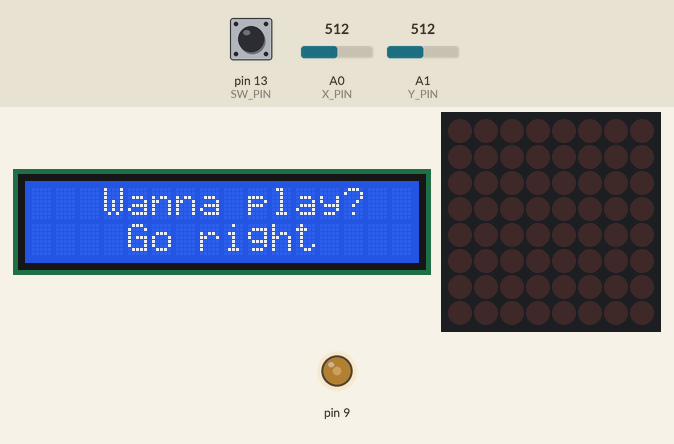
A sketch run on a simulated Arduino Uno, built with avr-gcc and run on an emulated ATmega328P. On the bench: 16×2 character LCD, 8×8 LED matrix, output pins drawn as LEDs (lit = HIGH). The inputs (shaded band) are chosen by the test bench; at power-on: A0 (X_PIN) = 512, A1 (Y_PIN) = 512, pin 13 (SW_PIN) HIGH. Random numbers use the default seed unless the sketch sets one.

Above: at 1.2 s.
1.3 s: A0 (X_PIN) set to 586
2.8 s: A0 (X_PIN) set to 610
At 3.6 s:
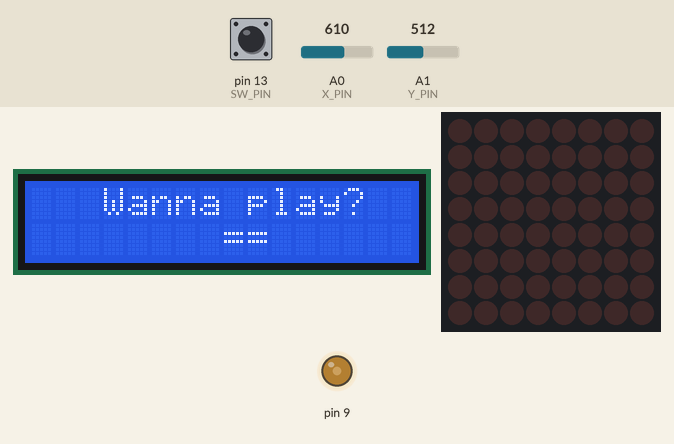
8.8 s: A1 (Y_PIN) set to 410
11.8 s: A1 (Y_PIN) set to 383
At 13.8 s:
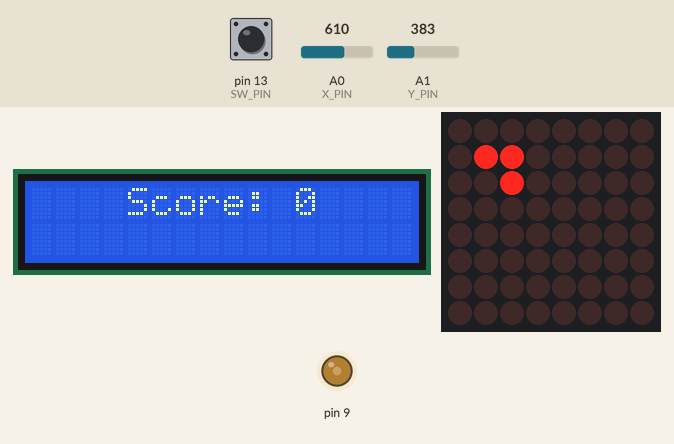
14.8 s: A0 (X_PIN) set to 716
At 15.6 s:
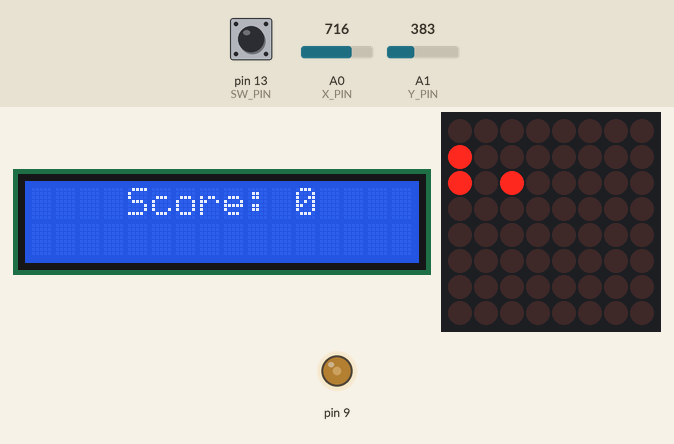
Timing chart, 0 to 17.8 s (numbered marks = the images above; inputs shaded):
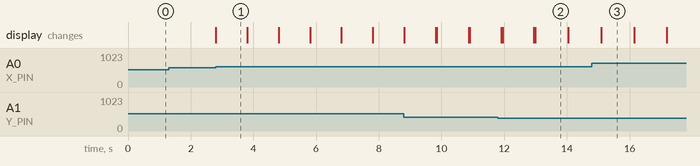

The sketch:

Snake.ino
```cpp
#include "LedControl.h"
#include <LiquidCrystal.h>
LiquidCrystal lcd(2, 3, 4, 5, 6, 7);

LedControl lc = LedControl(12, 11, 10, 1);
#define SW_PIN 13
#define X_PIN A0
#define Y_PIN A1
#define center 0
#define left 1
#define up 2
#define right 4
#define down 3


bool firstGame = true;
int turns;
int offsetX;
int offsetY;
int switch_value;
int dir;
int xValue;
int yValue;
int score = -1;
int movement = 1100;
bool matrix[8][8];
bool started = false;
typedef struct{
  int x;
  int y;
}Coord;

Coord food;

void writeMatrix() {
  for (int i = 0; i < 8; i++)
    for (int j = 0; j < 8; j++) {
      if (food.x == i && food.y == j) {
        continue;
      }
      lc.setLed(0, i, j, false);
    }
  delay(25);

  for (int i = 0; i < 8; i++)
    for (int j = 0; j < 8; j++) {
      lc.setLed(0, i, j, matrix[i][j]);
    }
}

void gameOver(){
  int skull[] = {0, 0, 1, 1, 1, 1, 0, 0,
  0, 1, 1, 1, 1, 1, 1, 0,
  1, 1, 0, 1, 1, 0, 1, 1,
  1, 1, 0, 1, 1, 0, 1, 1,
  0, 1, 1, 1, 1, 1, 1, 0,
  0, 0, 1, 0, 0, 1, 0, 0,
  0, 0, 1, 0, 0, 1, 0, 0,
  0, 0, 1, 1, 1, 1, 0, 0
  };
  for(int i = 0; i < 8; i++)
    for(int j = 0; j < 8; j++)
      matrix[j][i] = skull[i*8+j];
  writeMatrix();
  lcd.clear();
  lcd.setCursor(3, 0);
  lcd.print("Game over!");
  lcd.setCursor(4, 1);
  lcd.print("Score: ");
  lcd.setCursor(11, 1);
  lcd.print(score);
  analogWrite(9, 90);
  delay(5000);
  started = false;
  score = -1;
  for(int i = 0; i < 8; i++)
    for(int j = 0; j < 8; j++)
      matrix[i][j] = 0;
  movement = 1100;
}

class Snake{
  private:
    Coord coord[65];
    int len;
    int dir;
  public:
    Snake() {
      coord[0].x = 1;
      coord[0].y = 3;
      coord[1].x = 0;
      coord[1].y = 3;
      len = 2;
      dir = right;
    }
    Coord getHead(){
      return coord[0];
    }
    bool isSnake(Coord point) {
      for (int i = 0; i < len; i++){
        if  (coord[i].x == point.x && coord[i].y == point.y) {
          return true;
        }
      }
      return false;
    }
    bool isSnake() {//Checks if the head is hitting some other part of himself
      for (int i = 1; i < len; i++){
        if  (coord[i].x == coord[0].x && coord[i].y == coord[0].y) {
          return true;
        }
      }
      return false;
    }
    void slither(){
      len++;
      for (int i = len-1; i > 0; i--) {
        coord[i].x = coord[i-1].x;
        coord[i].y = coord[i-1].y;
      }
      switch(dir) {
        case left:
          coord[0].x--;
          if (coord[0].x < 0) {
            coord[0].x += 8;
          }
          break;
        case up:
          coord[0].y++;
          if (coord[0].y >= 8) {
            coord[0].y -= 8;
          }
          break;
        case right:
          coord[0].x++;
          if (coord[0].x >= 8) {
            coord[0].x -= 8;
          }
          break;
        case down:
          coord[0].y--;
          if (coord[0].y < 0) {
            coord[0].y += 8;
          }
          break;
      }
      if (matrix[coord[0].x][coord[0].y] == true) {
        if (isSnake()) {
          gameOver();
        }
        spawnFood();
      } else {
        len--;
        matrix[coord[len].x][coord[len].y] = false;
        matrix[coord[0].x][coord[0].y] = true;
      }
    }

    void slither(int newDir) {
      if (newDir != center && dir + newDir != 5) {
        dir = newDir;
        turns = 0;
      }
      slither();
    }


};
Snake snake;


void spawnFood(){
  score++;
  while(true) {
    food.x = random(8);
    food.y = random(8);
    if(!snake.isSnake(food)) {
      break;
    }
  }
  matrix[food.x][food.y] = true;
  movement /= 1.1;
}


void setup()
{
  randomSeed(analogRead(0));
  pinMode(SW_PIN, INPUT);
  digitalWrite(SW_PIN, HIGH);
  Serial.begin(9600);


  lcd.begin(16, 2);
  lcd.clear();
  lcd.setCursor(1, 0);
  lc.shutdown(0, false);
  lc.setIntensity(0,2);
  lc.clearDisplay(0);
  lcd.setCursor(3, 0);
  lcd.print("Wanna play?");
  lcd.setCursor(4, 1);
  lcd.print("Go right");
  pinMode(9, OUTPUT);
  analogWrite(9, 90);
}

void loop()
{
  switch_value = digitalRead(SW_PIN);
  xValue = analogRead(X_PIN);
  yValue = analogRead(Y_PIN);
  offsetX = xValue - 511;
  offsetY = yValue - 511;
  turns++;
  if (abs(offsetX) - abs(offsetY) > 0) {
    if (xValue < 400) {
      dir = left;
    } else if (xValue > 600) {
      dir = right;
    } else {
     dir = center;
    }
  } else if (abs(offsetX) - abs(offsetY) < 0) {
    if (yValue < 400) {
      dir = down;
    } else if (yValue > 600) {
      dir = up;
    } else {
      dir = center;
    }
  } else {
    return;
  }


  if (!started) {
    if (dir == right) {
      snake = Snake();
      started = true;
      lcd.clear();
      lcd.setCursor(3, 0);
      if (firstGame) {
//        firstGame = false;
        lcd.print("Wanna play?");
      } else {
        lcd.setCursor(3, 0);
        lcd.print("Game over!");
      }
      lcd.setCursor(8, 1);
      lcd.print("==");
      analogWrite(9, 90);
      delay(1000);
      lcd.setCursor(8, 1);
      lcd.print(" ==");
      analogWrite(9, 90);
      delay(1000);
      lcd.setCursor(8, 1);
      lcd.print("  ==");
      analogWrite(9, 90);
      delay(1000);
      lcd.setCursor(8, 1);
      lcd.print("   ==");
      analogWrite(9, 90);
      delay(1000);
      lcd.setCursor(8, 1);
      lcd.print("    ==");
      analogWrite(9, 90);
      delay(1000);
      lcd.setCursor(8, 1);
      lcd.print("     ==");
      analogWrite(9, 90);
      delay(1000);
      lcd.setCursor(8, 1);
      lcd.print("      ==");
      analogWrite(9, 90);
      delay(1000);
      lcd.setCursor(8, 1);
      lcd.print("       =");
      analogWrite(9, 90);
      matrix[0][3] = true;
      writeMatrix();
      delay(1000);
      lcd.setCursor(8, 1);
      lcd.print("        ");
      analogWrite(9, 90);
      matrix[1][3] = true;
      if (firstGame) {
        firstGame = false;
        spawnFood();
      }
      writeMatrix();
      delay(1000);
      turns = 0;
    }
    return;
  }

  snake.slither(dir);
  writeMatrix();

  delay(movement);


  lcd.clear();
  lcd.setCursor(4, 0);
  lcd.print("Score: ");
  lcd.setCursor(11, 0);
  lcd.print(score);
  lcd.setCursor(1, 1);
  if (turns > 10 && turns <= 20){
    lcd.print("Are you there?");
  }
  if (turns > 20){
    lcd.print("I feel lonely:(");
  }
  analogWrite(9, 90);

}
```

Measured:
- the behaviour switches between 600 and 601 on A0 (X_PIN) (found by bisection; images 0 and 1)
- the behaviour switches between 400 and 399 on A1 (Y_PIN) (found by bisection; images 1 and 2)
- after the input at 1.3 s, every drawn part: stays the same
- after the input at 2.8 s, the display: changes at once (image 1)
- what the display in image 1 shows lasts 1.0 s, from 2.8 s to 3.8 s
